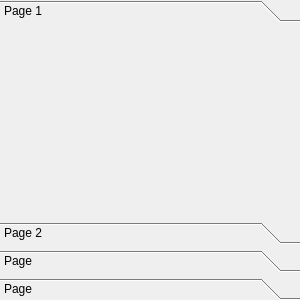
<?xml version="1.0" encoding="UTF-8"?>
<ui version="4.0">
 <class>wg_toolbox</class>
 <widget class="QWidget" name="wg_toolbox">
  <property name="geometry">
   <rect>
    <x>0</x>
    <y>0</y>
    <width>300</width>
    <height>300</height>
   </rect>
  </property>
  <property name="minimumSize">
   <size>
    <width>0</width>
    <height>300</height>
   </size>
  </property>
  <property name="windowTitle">
   <string>Form</string>
  </property>
  <layout class="QGridLayout" name="gridLayout">
   <property name="sizeConstraint">
    <enum>QLayout::SizeConstraint::SetMinimumSize</enum>
   </property>
   <property name="leftMargin">
    <number>0</number>
   </property>
   <property name="topMargin">
    <number>0</number>
   </property>
   <property name="rightMargin">
    <number>0</number>
   </property>
   <property name="bottomMargin">
    <number>0</number>
   </property>
   <property name="spacing">
    <number>0</number>
   </property>
   <item row="0" column="0">
    <widget class="QToolBox" name="toolBox">
     <property name="minimumSize">
      <size>
       <width>300</width>
       <height>300</height>
      </size>
     </property>
     <property name="currentIndex">
      <number>0</number>
     </property>
     <widget class="QWidget" name="page_1">
      <property name="geometry">
       <rect>
        <x>0</x>
        <y>0</y>
        <width>300</width>
        <height>180</height>
       </rect>
      </property>
      <attribute name="label">
       <string>Page 1</string>
      </attribute>
      <layout class="QGridLayout" name="gridLayout_2"/>
     </widget>
     <widget class="QWidget" name="page_2">
      <property name="geometry">
       <rect>
        <x>0</x>
        <y>0</y>
        <width>300</width>
        <height>180</height>
       </rect>
      </property>
      <attribute name="label">
       <string>Page 2</string>
      </attribute>
      <layout class="QGridLayout" name="gridLayout_3"/>
     </widget>
     <widget class="QWidget" name="page_3">
      <property name="geometry">
       <rect>
        <x>0</x>
        <y>0</y>
        <width>300</width>
        <height>180</height>
       </rect>
      </property>
      <attribute name="label">
       <string>Page</string>
      </attribute>
      <layout class="QGridLayout" name="gridLayout_4"/>
     </widget>
     <widget class="QWidget" name="page_4">
      <property name="geometry">
       <rect>
        <x>0</x>
        <y>0</y>
        <width>300</width>
        <height>180</height>
       </rect>
      </property>
      <attribute name="label">
       <string>Page</string>
      </attribute>
      <layout class="QGridLayout" name="gridLayout_5"/>
     </widget>
    </widget>
   </item>
  </layout>
 </widget>
 <resources/>
 <connections/>
</ui>
